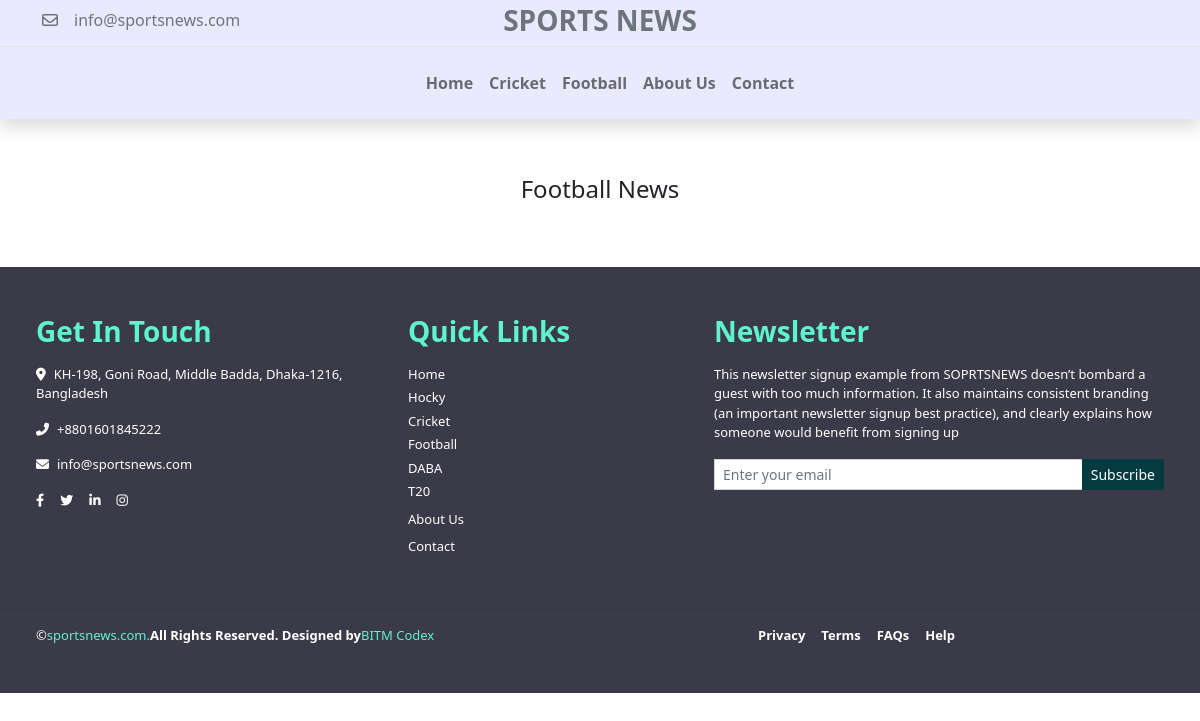
Page /action.php?page=football on the earlier database version.
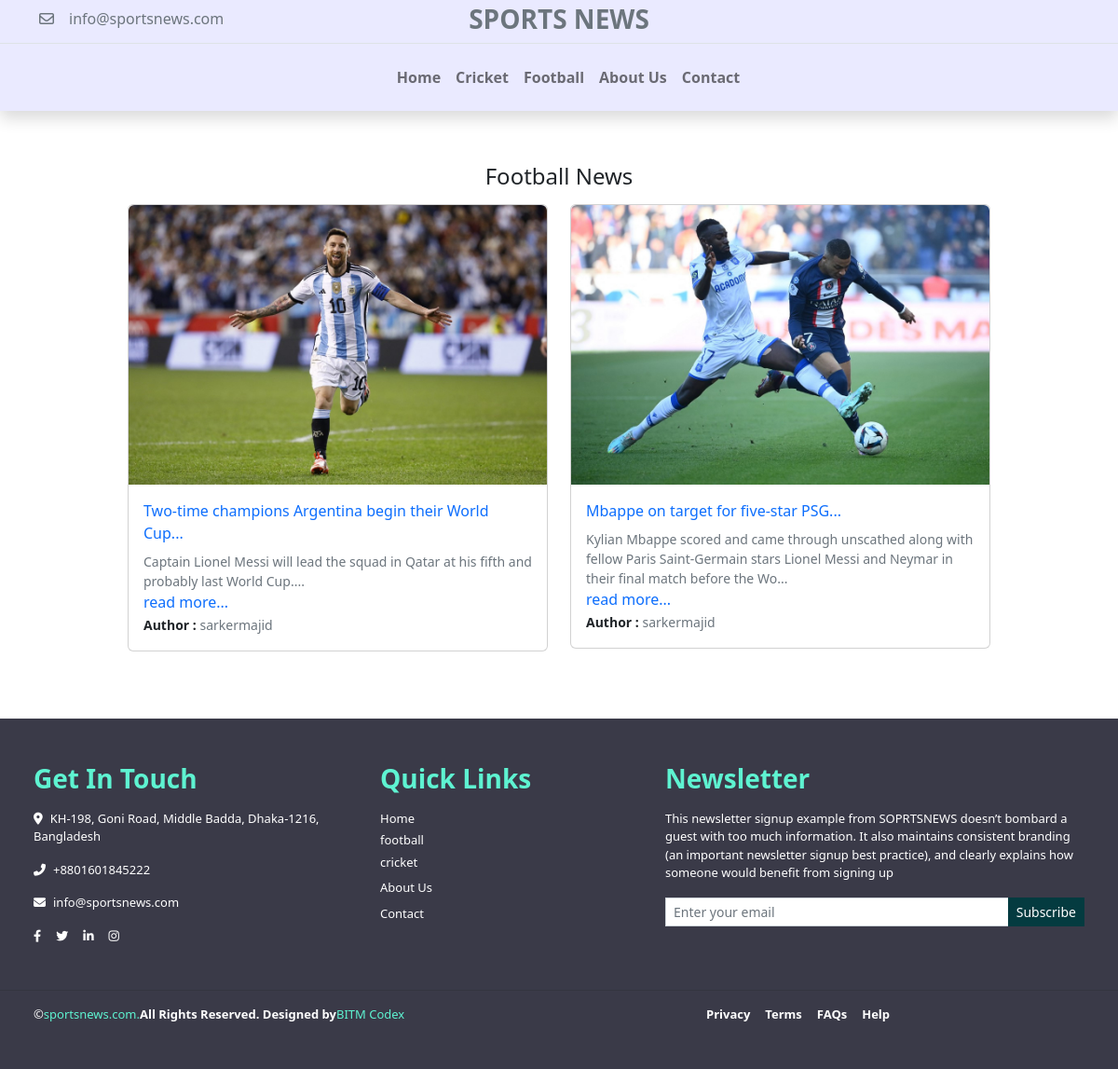
Same page on the later database version.
### tables this page shows
CREATE TABLE `categories` (
  `id` int(10) NOT NULL,
  `category_name` varchar(255) NOT NULL
);

CREATE TABLE `newses` (
  `id` int(11) NOT NULL,
  `title` varchar(255) NOT NULL,
  `author` varchar(255) NOT NULL,
  `category_id` int(11) DEFAULT NULL,
  `content` longtext NOT NULL,
  `image` text NOT NULL
);

### app/classes/AdminCategory.php (called while the page is built, shortened)
<?php
class AdminCategory
{
    private $database;
    private $data = [];
    public function __construct($post = null)
    {
        $this->database     = new Database();
    }
    public function getAllCategory()
    {
        $this->sql = "SELECT * FROM categories";
        $this->dbConnect = $this->database->dbConnect();
        $this->queryResult = mysqli_query($this->dbConnect, $this->sql);
        while($this->row = mysqli_fetch_assoc($this->queryResult))
        {
            array_push($this->data, $this->row);
        }
        return $this->data;
    }
    public function getCategoryByFootball(){
        $this->sql = "SELECT * FROM categories WHERE category_name='football'";
        $this->queryResult=mysqli_query($this->database->dbConnect(),$this->sql);
        $this->data=mysqli_fetch_assoc($this->queryResult);
        return $this->data['id'];
    }
}

### app/classes/Database.php (called while the page is built, shortened)
<?php
class Database
{
    private $hostName;
    private $userName;
    private $password;
    private $databaseName;
    public function __construct()
    {
        $this->hostName         = 'localhost';
        $this->userName         = 'root';
        $this->password         = '';
        $this->databaseName     = 'sportshub';
    }
    public function dbConnect()
    {
        $this->link = mysqli_connect($this->hostName,$this->userName,$this->password,$this->databaseName);
        return $this->link;
    }
}

### app/classes/AdminNews.php (called while the page is built, shortened)
<?php
class AdminNews
{
    private $database;
    private $data = [];
    public function __construct($post = null, $files = null)
    {
        $this->database     = new Database();
    }
    public function getAllNewsByFootball($footballId)
    {
        $this->sql = "SELECT * FROM newses WHERE category_id=$footballId ORDER BY id DESC LIMIT 4";
        $this->queryResult=mysqli_query($this->database->dbConnect(),$this->sql);
        while($this->row=mysqli_fetch_assoc($this->queryResult)){
            array_push($this->data, $this->row);
        }
        return $this->data;
    }
}

### pages/football.php (the view, shortened to what the changed rows need)
<?php include 'header.php'; ?>
<section class="py-5">
    <div class="container">
        <div class="row">
            <div class="col-md-10 mx-auto">
                <div class="row">
                    <?php foreach ($footballNews as $fnews) { ?>
                        <div class="col-md-6 pb-4">
                            <div class="card pb-0 m-0">
                                <img src="<?php echo $fnews['image'] ?>" class="rounded-top" alt="" height="300">
                                <div class="card-body pb-3">
                                    <a href="action.php?page=news-datail&&id=<?php echo $fnews['id'] ?>" class="text-decoration-none pb-5"><?php echo substr($fnews['title'], '0','110').'...' ?></a>
                                    <p class="text-muted small pt-2 pb-0 mb-0"><?php echo substr($fnews['content'],'0', '150').'...'  ?></p>
                                    <a href="action.php?page=news-datail&&id=<?php echo $fnews['id'] ?>" class="d-inline-block d-block text-decoration-none mt-0">read more...</a>
                                    <span class="text-muted small"><span class="text-dark fw-semibold">Author :</span> <?php echo $fnews['author'] ?></span>
                                </div>
                            </div>
                        </div>
                    <?php } ?>
                </div>
            </div>
        </div>
    </div>
</section>
<?php include 'footer.php'; ?>

### pages/footer.php (shortened to what the changed rows need)
    <footer class="bg-footer-color font-size-footer position-relative" id="contact">
        <section class="position-relative">
            <div class="row py-5">
                <div class="col-md-3">
                    <ul class="navbar-nav text-white">
                        <?php foreach ($categories as $category) { ?>
                        <li><a href="cricket.html" class="nav-link pt-0 pb-1"><?php echo $category['category_name']?></a></li>
                        <?php } ?>
                    </ul>
                </div>
            </div>
        </section>
    </footer>
</body>
</html>

Differences in the rows shown:
removed categories: category_name "Hocky"
removed categories: category_name "Cricket"
removed categories: category_name "Football"
removed categories: category_name "DABA"
removed categories: category_name "T20"
added newses: image (picture), title "Two-time champions Argentina begin their World Cup", content "Captain Lionel Messi will lead the squad in Qatar at his fifth and probably last World Cup.", author "sarkermajid"
added newses: image (picture), title "Mbappe on target for five-star PSG", content "Kylian Mbappe scored and came through unscathed along with fellow Paris Saint-Germain stars Lionel Messi and Neymar in their final match before the Wo", author "sarkermajid"
added categories: category_name "football"
added categories: category_name "cricket"
